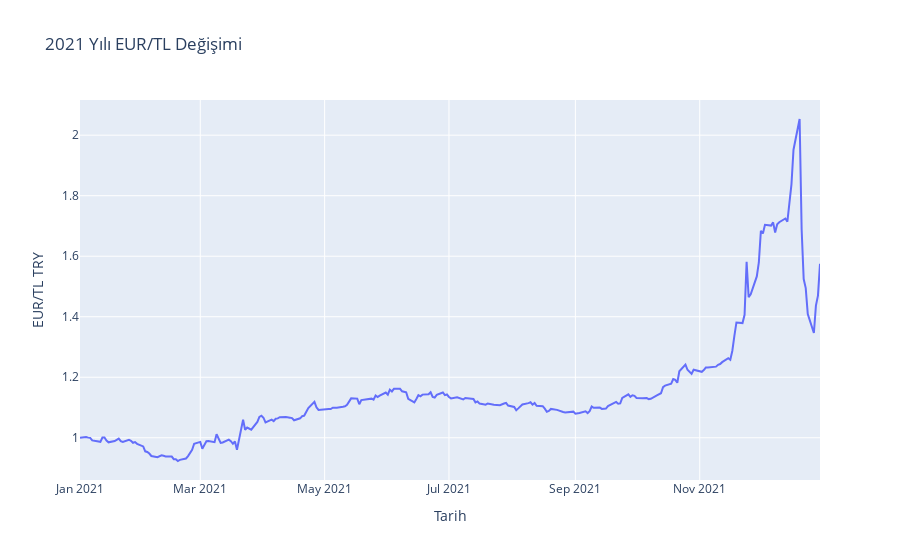

Notebook code for this chart:
### Markdown cell above
5. Veriyi grafik olarak inceleyiniz:<br>
	• Tabloyu px grafiği olarak görselleştiriniz.<br>
	• Tabloyu go. grafiği olarak görselleştiriniz.

### Code cell
px.line(kur2021,y="Normalize",
        hover_data={"Normalize":":.2f","Kapanış (TRY)":":.2f"},
        title="2021 Yılı EUR/TL Değişimi",
        labels={"Date":"Tarih","Normalize":"EUR/TL TRY"})

### Figure 1 — Plotly figure (JSON) as saved in the notebook; plotly's stock layout.template omitted (floating-point values rounded to 4 significant figures; data arrays with more than 128 entries replaced by an {"elided": "..."} marker saying what was removed)
{"data": [{"customdata": {"elided": "260x1 float values"}, "hovertemplate": "Tarih=%{x}<br>EUR/TL TRY=%{y:.2f}<br>Kapanış (TRY)=%{customdata[0]:.2f}<extra></extra>", "legendgroup": "", "line": {"color": "#636efa", "dash": "solid"}, "marker": {"symbol": "circle"}, "mode": "lines", "name": "", "orientation": "v", "showlegend": false, "type": "scatter", "x": {"elided": "260 str values"}, "xaxis": "x", "y": {"elided": "260 float values"}, "yaxis": "y"}], "layout": {"legend": {"tracegroupgap": 0}, "title": {"text": "2021 Yılı EUR/TL Değişimi"}, "xaxis": {"anchor": "y", "domain": [0, 1], "title": {"text": "Tarih"}}, "yaxis": {"anchor": "x", "domain": [0, 1], "title": {"text": "EUR/TL TRY"}}}}
